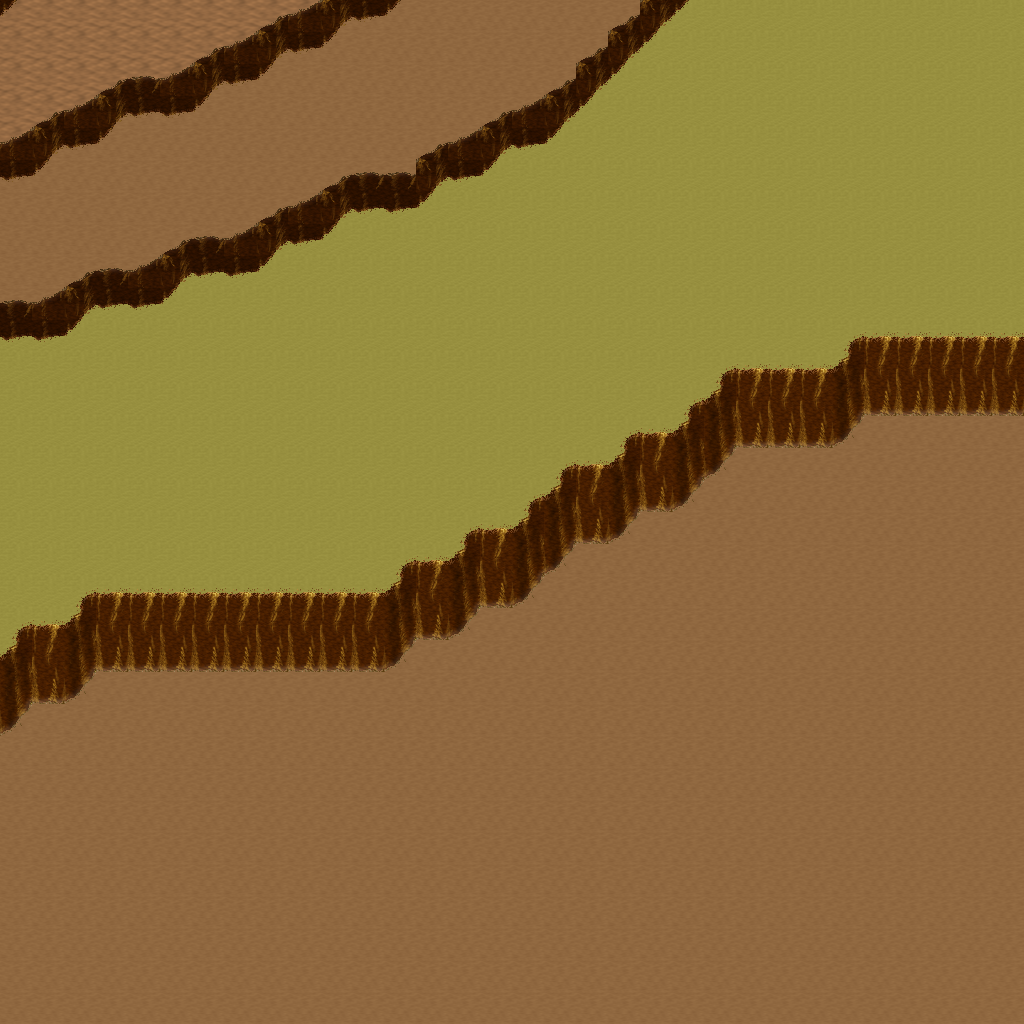

A level layout from a 2D game, rendered from its tile map. Below: a short description, then the map file with tile-grid data replaced by summaries:
An orthogonal 32x32 tile map with 32x32 px tiles, 5 tile layers (Ground, Objects, Objects2, Above, ...), 1 hidden layer not drawn, 37 tilesets.

<map version="1.10" tiledversion="1.11.0" orientation="orthogonal" renderorder="right-down" width="32" height="32" tilewidth="32" tileheight="32" infinite="0" nextlayerid="11" nextobjectid="1">
 <tileset firstgid="1" name="ground_ground" tilewidth="32" tileheight="32" tilecount="33" columns="3">
  <image source="../drawable/ground_ground.png" width="96" height="352" />
 </tileset>
 <tileset firstgid="34" name="ground_ridge_earth_dark" tilewidth="32" tileheight="32" tilecount="96" columns="12">
  <image source="../drawable/ground_ridge_earth_dark.png" width="384" height="256" />
 </tileset>
 <tileset firstgid="130" name="logic_collision" tilewidth="32" tileheight="32" tilecount="1" columns="1">
  <image source="../drawable/logic_collision.png" width="32" height="32" />
 </tileset>
 <tileset firstgid="131" name="logic_portal" tilewidth="32" tileheight="32" tilecount="24" columns="8">
  <image source="../drawable/logic_portal.png" width="256" height="96" />
 </tileset>
 <tileset firstgid="155" name="building_fence_fence_chunky" tilewidth="32" tileheight="32" tilecount="21" columns="3">
  <image source="../drawable/building_fence_fence_chunky.png" width="96" height="224" />
 </tileset>
 <tileset firstgid="176" name="item_statue_girl_with_bird" tilewidth="32" tileheight="32" tilecount="12" columns="4">
  <image source="../drawable/item_statue_girl_with_bird.png" width="128" height="96" />
 </tileset>
 <tileset firstgid="188" name="plant_bush_hosta" tilewidth="32" tileheight="32" tilecount="9" columns="3">
  <image source="../drawable/plant_bush_hosta.png" width="96" height="96" />
 </tileset>
 <tileset firstgid="197" name="logic_item_sheepfood" tilewidth="32" tileheight="32" tilecount="1" columns="1">
  <image source="../drawable/logic_item_sheepfood.png" width="32" height="32" />
 </tileset>
 <tileset firstgid="198" name="ground_rock_rocks_3" tilewidth="32" tileheight="32" tilecount="16" columns="4">
  <image source="../drawable/ground_rock_rocks_3.png" width="128" height="128" />
 </tileset>
 <tileset firstgid="214" name="item_statue_crystal_statues" tilewidth="32" tileheight="32" tilecount="12" columns="6">
  <image source="../drawable/item_statue_crystal_statues.png" width="192" height="64" />
 </tileset>
 <tileset firstgid="226" name="plant_tree_maple_tree" tilewidth="32" tileheight="32" tilecount="72" columns="8">
  <image source="../drawable/plant_tree_maple_tree.png" width="256" height="288" />
 </tileset>
 <tileset firstgid="298" name="plant_stump_small_stump" tilewidth="32" tileheight="32" tilecount="4" columns="2">
  <image source="../drawable/plant_stump_small_stump.png" width="64" height="64" />
 </tileset>
 <tileset firstgid="302" name="item_statue_plants_potted_stone" tilewidth="32" tileheight="32" tilecount="6" columns="3">
  <image source="../drawable/item_statue_plants_potted_stone.png" width="96" height="64" />
 </tileset>
 <tileset firstgid="308" name="logic_creature_sheep" tilewidth="32" tileheight="32" tilecount="1" columns="1">
  <image source="../drawable/logic_creature_sheep.png" width="32" height="32" />
 </tileset>
 <tileset firstgid="309" name="furniture_chair_bench_white" tilewidth="32" tileheight="32" tilecount="8" columns="2">
  <image source="../drawable/furniture_chair_bench_white.png" width="64" height="128" />
 </tileset>
 <tileset firstgid="317" name="furniture_sink_dark_side_on" tilewidth="32" tileheight="32" tilecount="6" columns="3">
  <image source="../drawable/furniture_sink_dark_side_on.png" width="96" height="64" />
 </tileset>
 <tileset firstgid="323" name="object_birds" tilewidth="32" tileheight="32" tilecount="4" columns="2">
  <image source="../drawable/object_birds.png" width="64" height="64" />
 </tileset>
 <tileset firstgid="327" name="logic_creature_animal" tilewidth="32" tileheight="32" tilecount="32" columns="8">
  <image source="../drawable/logic_creature_animal.png" width="256" height="128" />
 </tileset>
 <tileset firstgid="359" name="ground_earth_edges" tilewidth="32" tileheight="32" tilecount="18" columns="6">
  <image source="../drawable/ground_earth_edges.png" width="192" height="96" />
 </tileset>
 <tileset firstgid="377" name="ground_grass_corners" tilewidth="32" tileheight="32" tilecount="24" columns="6">
  <image source="../drawable/ground_grass_corners.png" width="192" height="128" />
 </tileset>
 <tileset firstgid="401" name="building_stairs_stairs_grey" tilewidth="32" tileheight="32" tilecount="6" columns="3">
  <image source="../drawable/building_stairs_stairs_grey.png" width="96" height="64" />
 </tileset>
 <tileset firstgid="407" name="logic_creature_ent" tilewidth="32" tileheight="32" tilecount="4" columns="4">
  <image source="../drawable/logic_creature_ent.png" width="128" height="32" />
 </tileset>
 <tileset firstgid="411" name="plant_tree_pine_tree" tilewidth="32" tileheight="32" tilecount="20" columns="4">
  <image source="../drawable/plant_tree_pine_tree.png" width="128" height="160" />
 </tileset>
 <tileset firstgid="431" name="plant_tree_oak_tree" tilewidth="32" tileheight="32" tilecount="20" columns="4">
  <image source="../drawable/plant_tree_oak_tree.png" width="128" height="160" />
 </tileset>
 <tileset firstgid="451" name="plant_tree_chestnut_tree" tilewidth="32" tileheight="32" tilecount="20" columns="4">
  <image source="../drawable/plant_tree_chestnut_tree.png" width="128" height="160" />
 </tileset>
 <tileset firstgid="471" name="building_thatched_roof_cottage1" tilewidth="32" tileheight="32" tilecount="20" columns="4">
  <image source="../drawable/building_thatched_roof_cottage1.png" width="128" height="160" />
 </tileset>
 <tileset firstgid="491" name="building_thatched_roof_cottage2" tilewidth="32" tileheight="32" tilecount="20" columns="4">
  <image source="../drawable/building_thatched_roof_cottage2.png" width="128" height="160" />
 </tileset>
 <tileset firstgid="511" name="logic_item_vegetable" tilewidth="32" tileheight="32" tilecount="16" columns="8">
  <image source="../drawable/logic_item_vegetable.png" width="256" height="64" />
 </tileset>
 <tileset firstgid="527" name="object_well" tilewidth="32" tileheight="32" tilecount="4" columns="2">
  <image source="../drawable/object_well.png" width="64" height="64" />
 </tileset>
 <tileset firstgid="531" name="plant_flower_flower_bed_1" tilewidth="32" tileheight="32" tilecount="35" columns="7">
  <image source="../drawable/plant_flower_flower_bed_1.png" width="224" height="160" />
 </tileset>
 <tileset firstgid="566" name="plant_flower_small_flower_bed" tilewidth="32" tileheight="32" tilecount="12" columns="3">
  <image source="../drawable/plant_flower_small_flower_bed.png" width="96" height="128" />
 </tileset>
 <tileset firstgid="578" name="plant_flower_small_flower_bed_2" tilewidth="32" tileheight="32" tilecount="12" columns="3">
  <image source="../drawable/plant_flower_small_flower_bed_2.png" width="96" height="128" />
 </tileset>
 <tileset firstgid="590" name="plant_flower_foxgloves" tilewidth="32" tileheight="32" tilecount="4" columns="2">
  <image source="../drawable/plant_flower_foxgloves.png" width="64" height="64" />
 </tileset>
 <tileset firstgid="594" name="plant_flower_hothouse_flowers" tilewidth="32" tileheight="32" tilecount="72" columns="6">
  <image source="../drawable/plant_flower_hothouse_flowers.png" width="192" height="384" />
 </tileset>
 <tileset firstgid="666" name="plant_bush_bush_mult_colored" tilewidth="32" tileheight="32" tilecount="6" columns="3">
  <image source="../drawable/plant_bush_bush_mult_colored.png" width="96" height="64" />
 </tileset>
 <tileset firstgid="672" name="object_ents" tilewidth="32" tileheight="32" tilecount="50" columns="5">
  <image source="../drawable/object_ents.png" width="160" height="320" />
 </tileset>
 <tileset firstgid="722" name="ground_green_paving" tilewidth="32" tileheight="32" tilecount="18" columns="3">
  <image source="../drawable/ground_green_paving.png" width="96" height="192" />
 </tileset>
 <layer id="1" name="Ground" width="32" height="32">
  <data>[1024 cells, 1024 non-empty, 4 distinct tile ids]</data>
 </layer>
 <layer id="2" name="Objects" width="32" height="32">
  <data>[1024 cells, 186 non-empty, 13 distinct tile ids]</data>
 </layer>
 <layer id="3" name="Objects2" width="32" height="32">
  <data>[1024 cells, 1 non-empty, 1 distinct tile ids]</data>
 </layer>
 <layer id="4" name="Above" width="32" height="32">
  <data>[1024 cells, 3 non-empty, 2 distinct tile ids]</data>
 </layer>
 <layer id="5" name="Above2" width="32" height="32">
  <data>[1024 cells, 0 non-empty, 0 distinct tile ids]</data>
 </layer>
 <layer id="6" name="Walkable" width="32" height="32" visible="0">
  <data>[1024 cells, 157 non-empty, 1 distinct tile ids]</data>
 </layer>
 <objectgroup id="7" name="Mapevents" />
 <objectgroup id="8" name="Spawn" />
 <objectgroup id="9" name="Keys" />
 <objectgroup id="10" name="Replace" />
</map>
